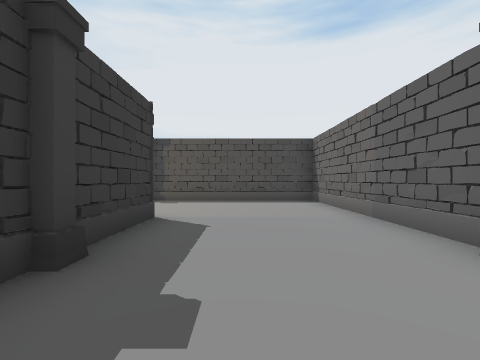
[1] (above)

21 first-person views from a walk through a 3-D level made in the Unity game engine. The camera is 1.3 m above the floor, looks level and sees 85° across. The floor is counted in squares, 2 m on a side. Each view is taken from the middle of a square. On the plan, view 1 faces up. The plan holds only what a view shows up to about 9 squares ahead; the rest is blank. The place goes on beyond the plan.

[2]
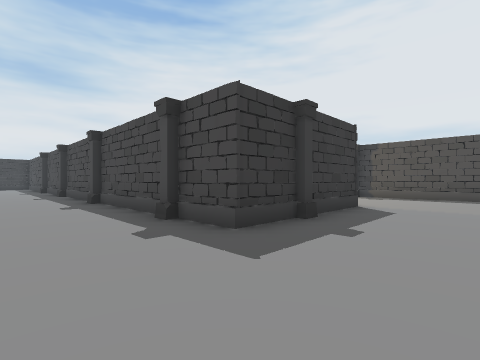

[3]
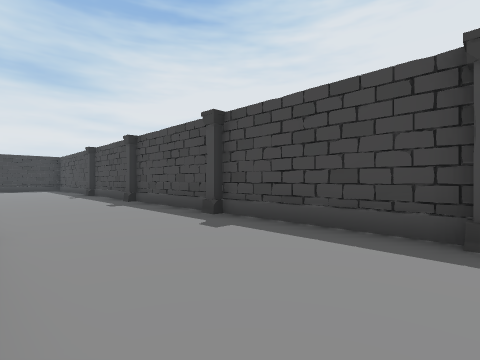

[4]
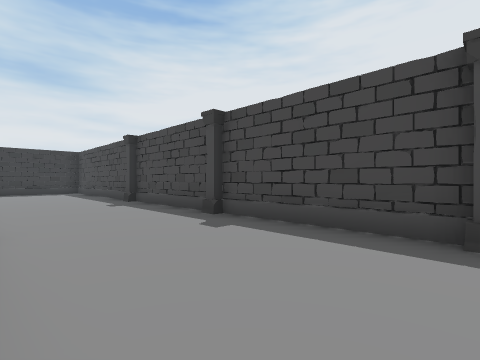

[5]
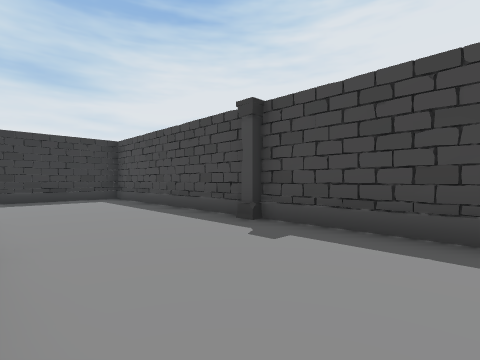

[6]
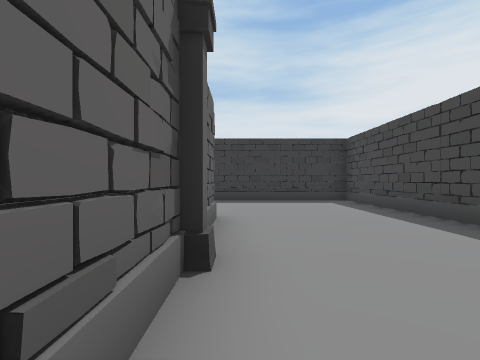

[7]
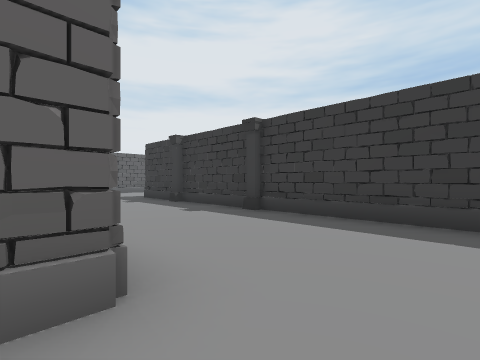

[8]
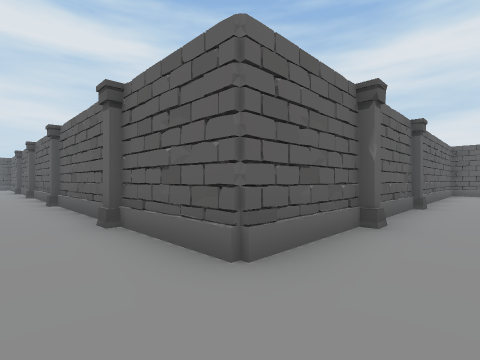

[9]
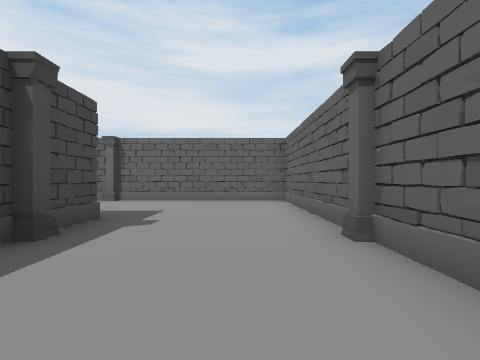

[10]
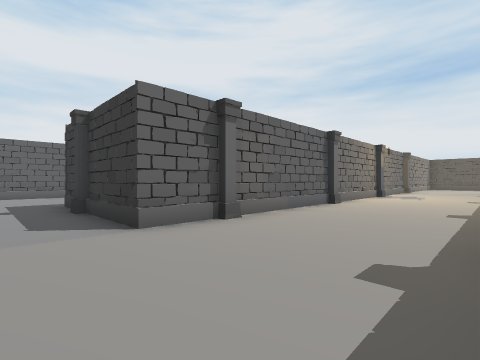

[11]
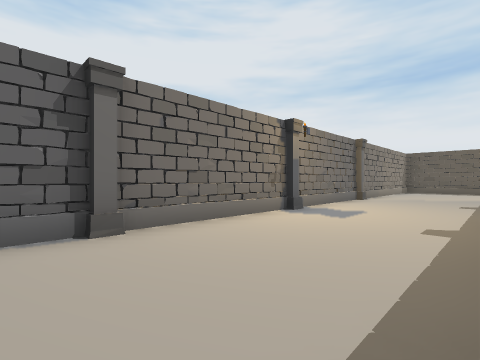

[12]
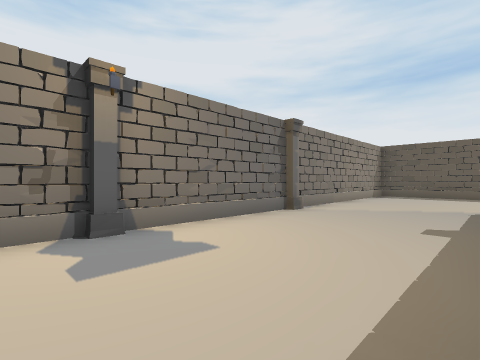

[13]
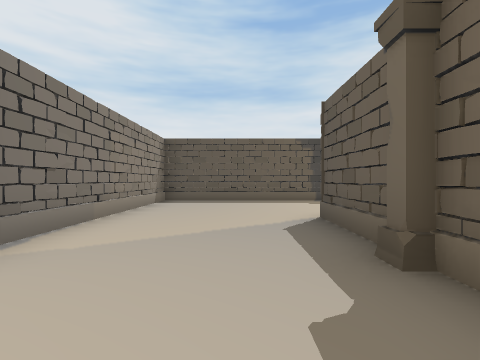

[14]
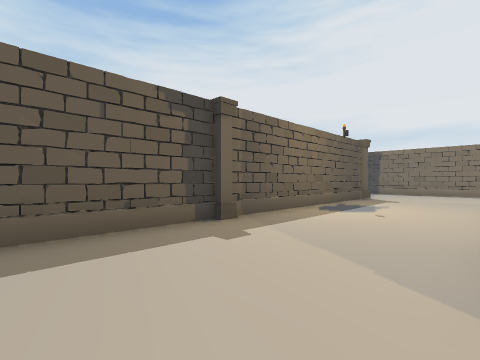

[15]
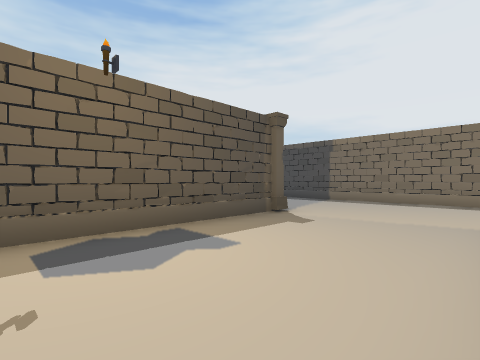

[16]
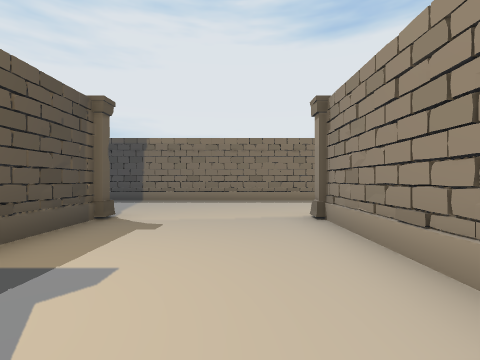

[17]
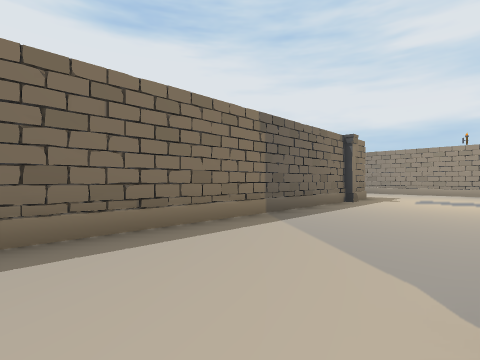

[18]
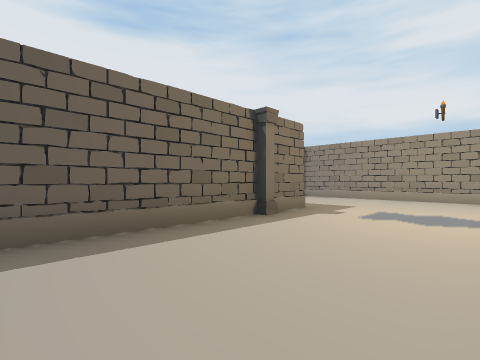

[19]
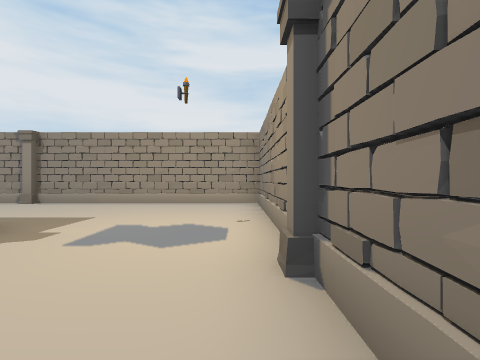

[20]
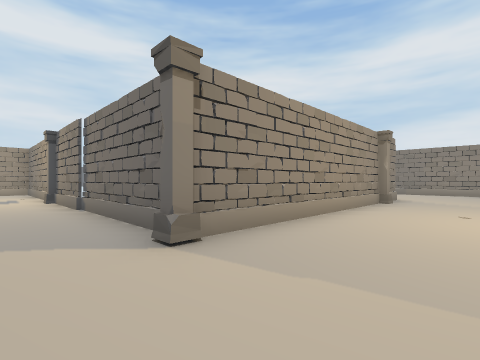

[21]
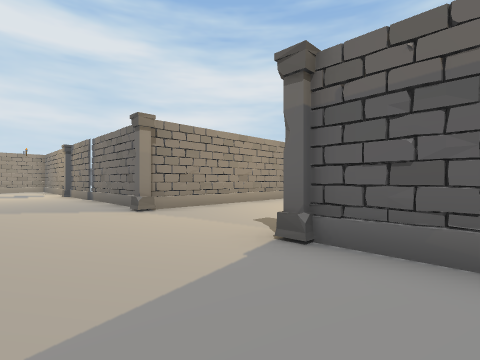

### Floor plan
Points are (right, up) in squares from view 1. A wall is a line through its corners. A room is listed if a view was taken in it or the views show most of it. See-through windows are left out.
Room 1 (views 1, 2, 3, 4, 5, 6, 7, 8, 9, 10, 11, 12, 13, 14, 15, 16, 17, 18, 19, 20, 21)
walls: (-14.5, 8.4) (-17.6, 8.4) (-17.6, 16.4); (-17.8, 15.6) (-17.3, 15.7); (-9.9, -3.4) (-7.8, -3.4); (-17.1, 16.5) (-5.6, 16.5) (-5.6, 22.5); (-21.2, 12.8) (-21.7, 12.7); (-4.5, -3.4) (2.4, -3.4) (2.4, 8.4) (-2.9, 8.4); (-9.5, 20.3) (-23.2, 20.3); (-23, 16.5) (-21.4, 16.5) (-21.4, 4.6) (-1.5, 4.6) (-1.5, 0.4) (-21.4, 0.4) (-21.4, -9); (-17.6, -9) (-17.6, -3.4) (-11.6, -3.4)
objects: column (-22, -6); column (-21, -9); column (-21, 10); column (-21, 17); column (-18, -9); column (-18, -6); column (-18, 10); column (-18, 17); column (-15, -4); column (-15, 0); column (-15, 4); column (-15, 8); column (-11, -4); column (-11, 0); column (-11, 4); column (-11, 17); column (-11, 20); column (-7, 0); column (-7, 4); column (-6, 23); column (-3, -4); column (-3, 0); column (-3, 4); column (-1, 2); column (2, 2)

Positions as (right, up) in squares from view 1, and headings:
1: (0, 0), facing up
2: (1, -2), facing up-left
3: (-3, -3), facing up-left
4: (-7, -3), facing up-left
5: (-12, -3), facing up-left
6: (-13, -3), facing left
7: (-17, -2), facing down-left
8: (-19, -2), facing down-right
9: (-6, -2), facing right
10: (0, 8), facing down-left
11: (-6, 8), facing down-left
12: (-10, 8), facing down-left
13: (-13, 7), facing left
14: (-18, 7), facing up-left
15: (-18, 12), facing up-left
16: (-19, 12), facing up
17: (-19, 17), facing up-right
18: (-15, 17), facing up-right
19: (-13, 17), facing right
20: (-20, 18), facing down-right
21: (-23, 19), facing down-right
